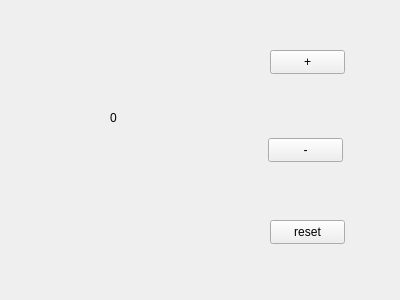
<?xml version="1.0" encoding="UTF-8"?>
<ui version="4.0">
 <class>Form</class>
 <widget class="QWidget" name="Form">
  <property name="geometry">
   <rect>
    <x>0</x>
    <y>0</y>
    <width>400</width>
    <height>300</height>
   </rect>
  </property>
  <property name="windowTitle">
   <string>Form</string>
  </property>
  <widget class="QLabel" name="num_label">
   <property name="geometry">
    <rect>
     <x>110</x>
     <y>110</y>
     <width>49</width>
     <height>16</height>
    </rect>
   </property>
   <property name="text">
    <string>0</string>
   </property>
  </widget>
  <widget class="QPushButton" name="dec_button">
   <property name="geometry">
    <rect>
     <x>268</x>
     <y>138</y>
     <width>75</width>
     <height>24</height>
    </rect>
   </property>
   <property name="text">
    <string>-</string>
   </property>
  </widget>
  <widget class="QPushButton" name="inc_button">
   <property name="geometry">
    <rect>
     <x>270</x>
     <y>50</y>
     <width>75</width>
     <height>24</height>
    </rect>
   </property>
   <property name="text">
    <string>+</string>
   </property>
  </widget>
  <widget class="QPushButton" name="reset">
   <property name="geometry">
    <rect>
     <x>270</x>
     <y>220</y>
     <width>75</width>
     <height>24</height>
    </rect>
   </property>
   <property name="text">
    <string>reset</string>
   </property>
  </widget>
 </widget>
 <resources/>
 <connections/>
</ui>
